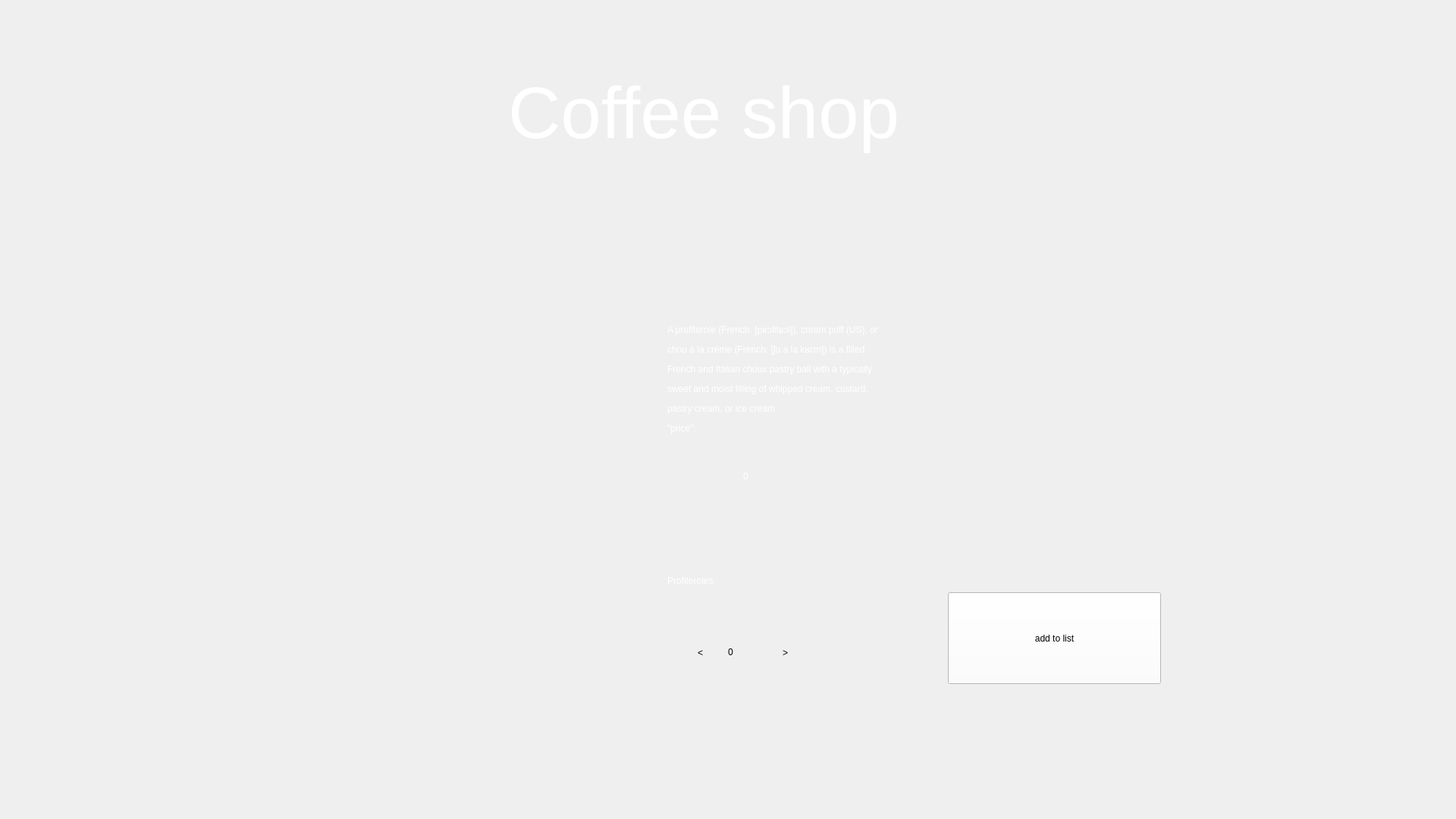
<?xml version="1.0" encoding="UTF-8"?>
<ui version="4.0">
 <class>ProfiterolesForm</class>
 <widget class="QWidget" name="ProfiterolesForm">
  <property name="geometry">
   <rect>
    <x>0</x>
    <y>0</y>
    <width>1920</width>
    <height>1080</height>
   </rect>
  </property>
  <property name="windowTitle">
   <string>Form</string>
  </property>
  <property name="styleSheet">
   <string notr="true"/>
  </property>
  <widget class="QLabel" name="Back">
   <property name="geometry">
    <rect>
     <x>0</x>
     <y>0</y>
     <width>1920</width>
     <height>1080</height>
    </rect>
   </property>
   <property name="styleSheet">
    <string notr="true">background-image: url(':/res/img/backgr.png');

background-repeat: no-repeat;
</string>
   </property>
   <property name="text">
    <string/>
   </property>
  </widget>
  <widget class="QLabel" name="label_2">
   <property name="geometry">
    <rect>
     <x>670</x>
     <y>80</y>
     <width>581</width>
     <height>141</height>
    </rect>
   </property>
   <property name="styleSheet">
    <string notr="true">position: absolute;
font: 700 26pt &quot;Segoe Script&quot;;
width: 328px;
height: 88px;
left: 796px;
top: 79px;
font-style: normal;
font-weight: 400;
font-size: 64px;
line-height: 88px;
color: #FFFFFF;
 border: none; 
outline: none;
background-position: center;
 background-repeat: no-repeat; 
background-color: transparent;</string>
   </property>
   <property name="text">
    <string>&lt;html&gt;&lt;head/&gt;&lt;body&gt;&lt;p&gt;&lt;span style=&quot; font-size:72pt;&quot;&gt;Coffee shop&lt;/span&gt;&lt;/p&gt;&lt;/body&gt;&lt;/html&gt;</string>
   </property>
  </widget>
  <widget class="QPushButton" name="Zerno">
   <property name="geometry">
    <rect>
     <x>89</x>
     <y>79</y>
     <width>130</width>
     <height>130</height>
    </rect>
   </property>
   <property name="styleSheet">
    <string notr="true">background-image: url(':/res/img/24.png');
background-position: center;
 background-repeat: no-repeat; 
background-color: transparent;
 border: none; 
outline: none;</string>
   </property>
   <property name="text">
    <string/>
   </property>
  </widget>
  <widget class="QLabel" name="label">
   <property name="geometry">
    <rect>
     <x>230</x>
     <y>310</y>
     <width>500</width>
     <height>591</height>
    </rect>
   </property>
   <property name="styleSheet">
    <string notr="true">background-image: url(':/res/img/Profiteroles2.png');
background-position: center;
 background-repeat: no-repeat; </string>
   </property>
   <property name="text">
    <string/>
   </property>
  </widget>
  <widget class="QLabel" name="label_3">
   <property name="geometry">
    <rect>
     <x>880</x>
     <y>310</y>
     <width>711</width>
     <height>381</height>
    </rect>
   </property>
   <property name="styleSheet">
    <string notr="true">font: 700 18pt &quot;Segoe Script&quot;;
color: #FFFFFF;
</string>
   </property>
   <property name="text">
    <string>&lt;html&gt;&lt;head/&gt;&lt;body&gt;&lt;p&gt;A profiterole (French: [pʁɔfitʁɔl]), cream puff (US), or &lt;/p&gt;&lt;p&gt;chou à la crème (French: [ʃu a la kʁɛm]) is a filled &lt;/p&gt;&lt;p&gt;French and Italian choux pastry ball with a typically&lt;/p&gt;&lt;p&gt;sweet and moist filling of whipped cream, custard,&lt;/p&gt;&lt;p&gt;pastry cream, or ice cream.&lt;/p&gt;&lt;p&gt;&amp;quot;price&amp;quot;: &lt;/p&gt;&lt;/body&gt;&lt;/html&gt;</string>
   </property>
  </widget>
  <widget class="QPushButton" name="Buttmin">
   <property name="geometry">
    <rect>
     <x>884</x>
     <y>820</y>
     <width>79</width>
     <height>81</height>
    </rect>
   </property>
   <property name="styleSheet">
    <string notr="true">font: 700 18pt &quot;Segoe Script&quot;;
background-image: url(:/res/img/whites.png);

 border: none; 
outline: none;</string>
   </property>
   <property name="text">
    <string>&lt;</string>
   </property>
  </widget>
  <widget class="QPushButton" name="Buttpl">
   <property name="geometry">
    <rect>
     <x>995</x>
     <y>820</y>
     <width>81</width>
     <height>81</height>
    </rect>
   </property>
   <property name="styleSheet">
    <string notr="true">font: 700 18pt &quot;Segoe Script&quot;;
background-image: url(:/res/img/whites.png);

 border: none; 
outline: none;</string>
   </property>
   <property name="text">
    <string>&gt;</string>
   </property>
  </widget>
  <widget class="QLabel" name="numberqwert">
   <property name="geometry">
    <rect>
     <x>960</x>
     <y>820</y>
     <width>91</width>
     <height>81</height>
    </rect>
   </property>
   <property name="statusTip">
    <string/>
   </property>
   <property name="whatsThis">
    <string/>
   </property>
   <property name="layoutDirection">
    <enum>Qt::LeftToRight</enum>
   </property>
   <property name="styleSheet">
    <string notr="true">font: 700 18pt &quot;Segoe Script&quot;;
 border: none; 
outline: none;
background-image: url(:/res/img/whites.png);
text-align: center;</string>
   </property>
   <property name="lineWidth">
    <number>1</number>
   </property>
   <property name="text">
    <string>&lt;html&gt;&lt;head/&gt;&lt;body&gt;&lt;p&gt;0&lt;/p&gt;&lt;/body&gt;&lt;/html&gt;</string>
   </property>
  </widget>
  <widget class="QPushButton" name="pushButton">
   <property name="geometry">
    <rect>
     <x>1250</x>
     <y>781</y>
     <width>281</width>
     <height>121</height>
    </rect>
   </property>
   <property name="styleSheet">
    <string notr="true">font: 700 25pt &quot;Segoe Script&quot;;
background-color: rgb(255, 255, 255);
background-color: rgb(255, 255, 255);</string>
   </property>
   <property name="text">
    <string>add to list</string>
   </property>
  </widget>
  <widget class="QLabel" name="L1">
   <property name="geometry">
    <rect>
     <x>980</x>
     <y>618</y>
     <width>49</width>
     <height>20</height>
    </rect>
   </property>
   <property name="styleSheet">
    <string notr="true">font: 700 18pt &quot;Segoe Script&quot;;
color: #FFFFFF;</string>
   </property>
   <property name="text">
    <string>0</string>
   </property>
  </widget>
  <widget class="QLabel" name="Lab1">
   <property name="geometry">
    <rect>
     <x>880</x>
     <y>730</y>
     <width>251</width>
     <height>71</height>
    </rect>
   </property>
   <property name="styleSheet">
    <string notr="true">font: 700 27pt &quot;Segoe Script&quot;;
color: #FFFFFF;</string>
   </property>
   <property name="text">
    <string>Profiteroles</string>
   </property>
  </widget>
  <zorder>Back</zorder>
  <zorder>Buttmin</zorder>
  <zorder>numberqwert</zorder>
  <zorder>label_2</zorder>
  <zorder>Zerno</zorder>
  <zorder>label</zorder>
  <zorder>label_3</zorder>
  <zorder>Buttpl</zorder>
  <zorder>pushButton</zorder>
  <zorder>L1</zorder>
  <zorder>Lab1</zorder>
 </widget>
 <resources/>
 <connections/>
</ui>
